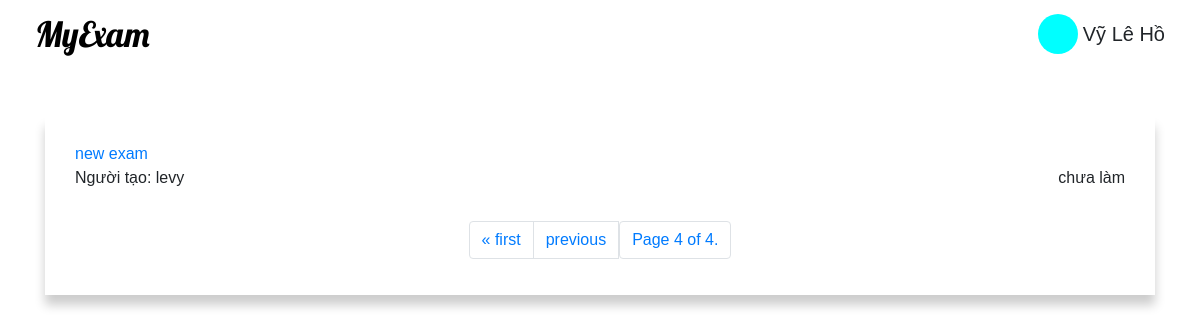
The app's page /home/user=lehovy/?page=5, older data.
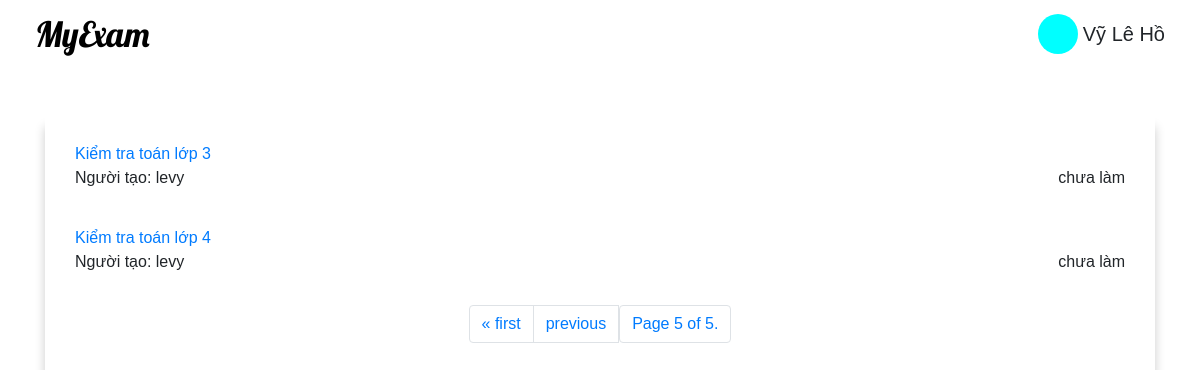
The same page, newer data.
### home/models.py (models this page shows, shortened)
class Exam(models.Model):
    key = models.ForeignKey( User ,on_delete = models.CASCADE)
    examName = models.CharField(max_length= 200, default= "")
    dateCreate = models.DateField(default = datetime.now,blank = True, editable = False)

### home/views.py (the view)
# urls.py: 2. Add a URL to urlpatterns:  path('', views.home, name='home')
def home(request,username):
    user = User.objects.get(username = username)
    exams = Exam.objects.exclude(key = user)
    exams_context = []
    for exam in exams:
        creator = exam.key
        score_obj = []
        for score in Point.objects.filter(key1 = user,key2 = exam):
            score_obj.append(score)
        score = None
        if score_obj ==[]:
            score = "chưa làm"
        else:
            scores = []
            for item in score_obj:
                scores.append(item.point)
            score = max(scores)
        exams_context.append({
            "user_name":creator.username,
            "exam":exam.examName,
            "score":score,
        })
    paginator = Paginator(exams_context, 2) # Show 25 contacts per page.
    page_number = request.GET.get('page')
    page_obj = paginator.get_page(page_number)
    context = {
        "user":user,
        "page_obj" : page_obj,
    }
    return render(request,'home/home.html',{"context":context})

### home/templates/home/home.html (shortened to what this page needs)
{% extends 'home/base/base-home.html'%}
{% block name %}
{{ context.user.first_name }} {{ context.user.last_name }}
{% endblock %}
{% block my-home %}
    {% url 'home' context.user.username %}
{% endblock %}
{% block content %}
    <div class="container">
        <div class="test-section mt-5">
            {% for exam in context.page_obj %}
            <div class="test-component">
                <a href="exam={{ exam.exam }}" class="test-name">{{exam.exam}}</a>
                <div class="test-info">
                    <p class="test-owner">Người tạo: {{exam.user_name}}</p>
                    <p class="test-date">{{exam.score}}</p>
                </div>
            </div>
            {% endfor %}
            <div class="pagination justify-content-center">
                {% if context.page_obj.has_previous %}
                    <li class="page-item">
                        <a href="?page=1" class="page-link">&laquo; first</a>
                    </li>
                    <li class="page-item">
                        <a href="?page={{ context.page_obj.previous_page_number }}" class="page-link">previous</a>
                    </li>
                {% endif %}
                <span class="current">
                    <li class="page-item">
                        <p class="page-link">Page {{ context.page_obj.number }} of {{ context.page_obj.paginator.num_pages }}.</p>
                    </li>
                </span>
            </div>
        </div>
    </div>
{% endblock %}

Row changes from the older to the newer data that the page shows:
removed Exam: exam "new exam"
added Exam: exam "Kiểm tra toán lớp 3"
added Exam: exam "Kiểm tra toán lớp 4"
Text that changed along with them:
{{ context.page_obj.number }}: "4" → "5"
{{ context.page_obj.paginator.num_pages }}: "4" → "5"
new list line: "Người tạo: chưa làm"
new list line: "levy"
list line gone: "Người tạo: chưa làm"
list line gone: "levy"
